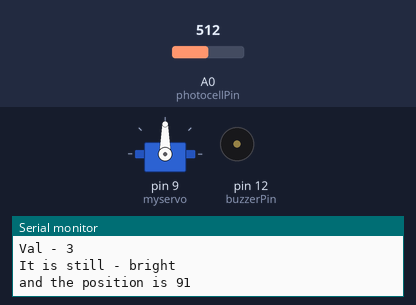
A sketch run on a simulated Arduino Uno, built with avr-gcc and run on an emulated ATmega328P. On the bench: servo, buzzer (waves = sounding), the last lines printed to the serial monitor. The test bench sets the inputs (shaded band); at power-on: A0 (photocellPin) = 512. Random numbers use the default seed unless the sketch sets one.

Above: at 10.3 s.
10.4 s: A0 (photocellPin) set to 263
15.3 s: A0 (photocellPin) set to 237
At 20.0 s:
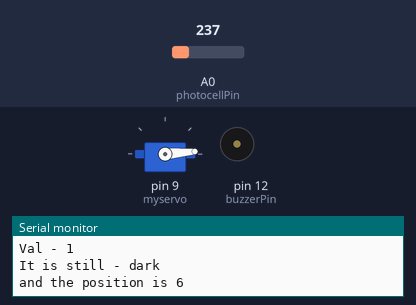
20.2 s: A0 (photocellPin) set to 260
At 22.6 s:
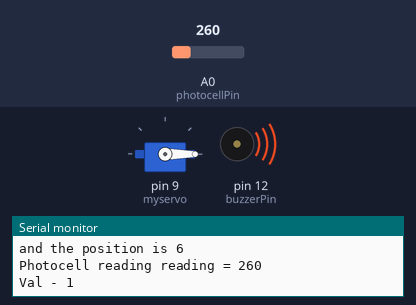
26.3 s: A0 (photocellPin) set to 240
At 32.0 s:
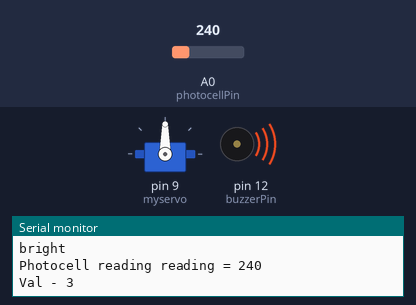
Timing chart, 0 to 32.2 s (numbered marks = the images above; inputs shaded):
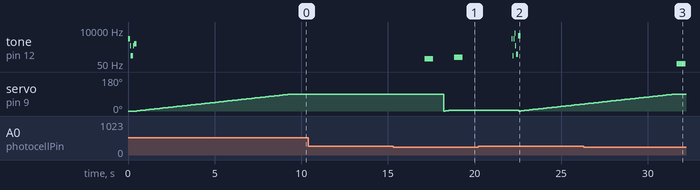

Measured:
- the behaviour switches between 250 and 249 on A0 (photocellPin) (found by bisection; images 0 and 1)
- after the input at 15.3 s, tone on pin 12 (buzzerPin): silent → 113 Hz after 1.8 s, → silent 0.50 s later, → 140 Hz 1.2 s later, → silent 0.50 s later; servo on pin 9 (myservo): 90° → 0° after 2.9 s, → 1° 0.10 s later, → 2° 0.10 s later, → 3° 0.10 s later, … (6 changes in this stretch)
- after the input at 20.2 s, servo on pin 9 (myservo): 5° → 0° after 2.4 s, → 1° 0.10 s later, → 2° 0.10 s later, → 3° 0.10 s later, … (38 changes in this stretch)
- after the input at 26.3 s, tone on pin 12 (buzzerPin): silent → 53 Hz after 5.4 s, → silent 0.50 s later
- by itself, tone on pin 12 (buzzerPin): plays 2520 Hz for 0.10 s, 863 Hz for 0.05 s, 174 Hz for 0.15 s, 863 Hz for 0.05 s, 1136 Hz for 0.15 s

The sketch:

petlikeplant.ino
```cpp
#include <Servo.h>
const int buzzerPin = 12; // Buzzer is in pin 12

int photocellPin = 0;     // the cell and 10K pulldown are connected to a0
int photocellReading = 0;     // the analog reading from the sensor divider
int val = 0; // Holds a value for the last light range used
int valNew = 0; // Assigned when a new light range is present
String condition = "none";
int happyTones[] = {1520, 1136, 863, 2093, 234, 3951, 574, 4186};
int happyTonesEx[] = {2520, 1136, 863, 4093, 234, 5951, 174, 2186};
Servo myservo;  // create servo object to control a servo
// twelve servo objects can be created on most boards

int pos = 0;    // variable to store the servo position
int stepSpeed = 100; //ms


void setup()
{


  pinMode(buzzerPin, OUTPUT);
  Serial.begin(9600);
  myservo.attach(9);  // attaches the servo on pin 9 to the servo object
  Serial.print("i am started");

  for (pos = pos; pos >= 0; pos -= 1) { // goes from 180 degrees to 0 degrees
    myservo.write(pos);              // tell servo to go to position in variable 'pos'
    delay(15);                       // waits 15ms for the servo to reach the position
    Serial.println("left");
  }
}


void loop()

{

  photocellReading = analogRead(photocellPin); //photocell values

  //Monitor stuff
  Serial.print("Photocell reading reading = ");
  Serial.println(photocellReading);     // the raw analog reading
  Serial.print("Val - ");
  Serial.println(val);


  if (photocellReading < 250) {
    //Dark
    tone(buzzerPin, 250);
    tone(buzzerPin, random(10, 200));
    delay(500);
    noTone(buzzerPin);
    delay(random(10, 1500));
    valNew = 1;


  } else {
    //Super shiny!
    noTone(buzzerPin);
    valNew = 3;

  }


  if (valNew == val) {
    // If light range is unchanged - do nothing
    Serial.print("It is still - ");
    Serial.println(condition);
    Serial.print("and the position is ");
    Serial.println(pos);
    delay(2500);
    myservo.detach();

  } else if (valNew == 1) {
    myservo.attach(9);
    condition = "dark";
    Serial.print("It is now DARK");
    for (pos = 0; pos <= 5; pos += 1) { // goes from 0 degrees to 180 degrees
      // in steps of 1 degree
      myservo.write(pos);              // tell servo to go to position in variable 'pos'
      delay(stepSpeed);                       // waits 15ms for the servo to reach the position
      Serial.println("dark");
    }
    val = valNew;

  } else if (valNew == 3) {
    myservo.attach(9);
    condition = "bright";
    for (int notePlay = 0; notePlay < 8; notePlay++) {
      int noteRandom = random(7);
      tone(buzzerPin, happyTonesEx[noteRandom], 150);
      delay(50);
      noTone(8);
    }

    for (pos = 0; pos <= 90; pos += 1) { // goes from 0 degrees to 180 degrees
      // in steps of 1 degree
      myservo.write(pos);              // tell servo to go to position in variable 'pos'
      delay(stepSpeed);                       // waits 15ms for the servo to reach the position
      Serial.println("bright");
    }
    val = valNew;
  }
}
```
